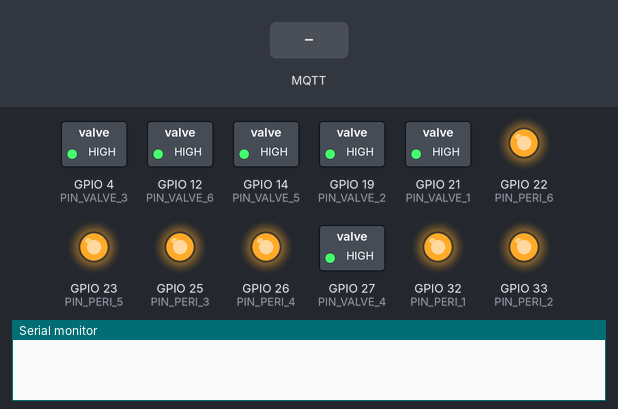
The sketch below on a simulated ESP32. On the bench: switched loads named in the sketch (green lamp = pin HIGH), output pins drawn as LEDs (lit = HIGH), the last lines printed to the serial monitor. Inputs (shaded band) come from the test bench. WiFi joins after 1.5 s; servers stay silent unless stated; no MQTT or app messages arrive unless stated.

Above: at 5.8 s.
5.9 s: MQTT message "D1_PUPUK_ON" arrives on the first subscribed topic
At 7.0 s:
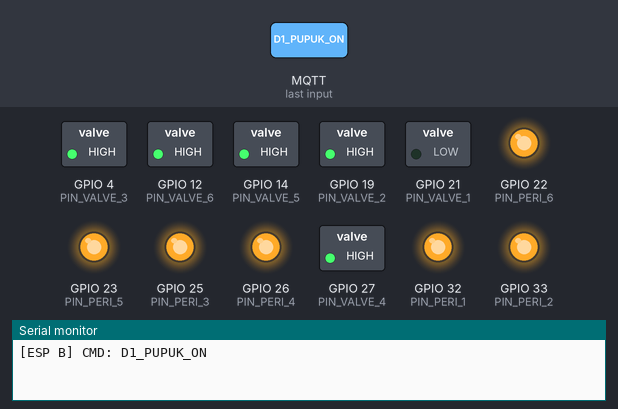
8.9 s: MQTT message "D1_PESTI_ON" arrives on the first subscribed topic
At 9.3 s:
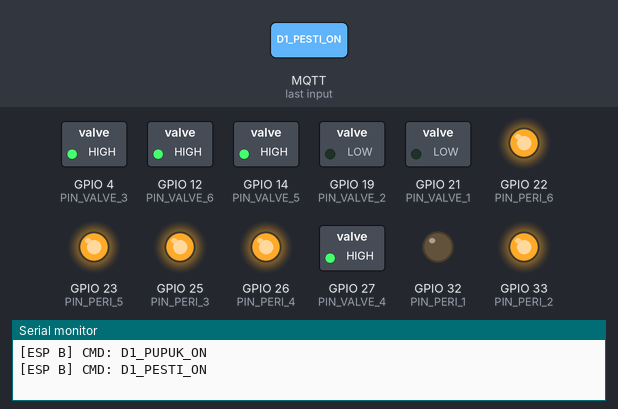
11.9 s: MQTT message "D1_PUPUK_OFF" arrives on the first subscribed topic
At 12.7 s:
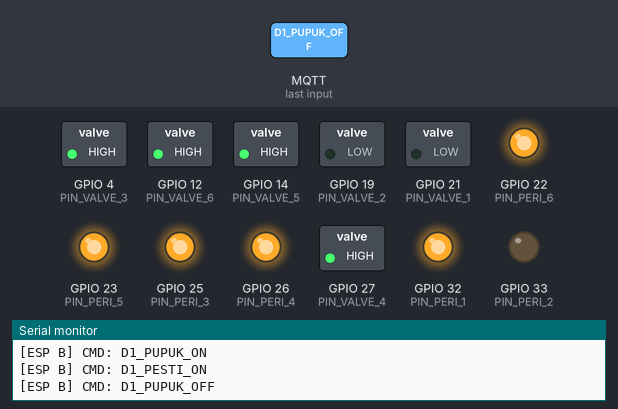
13.4 s: MQTT message "D1_PESTI_OFF" arrives on the first subscribed topic
At 16.8 s:
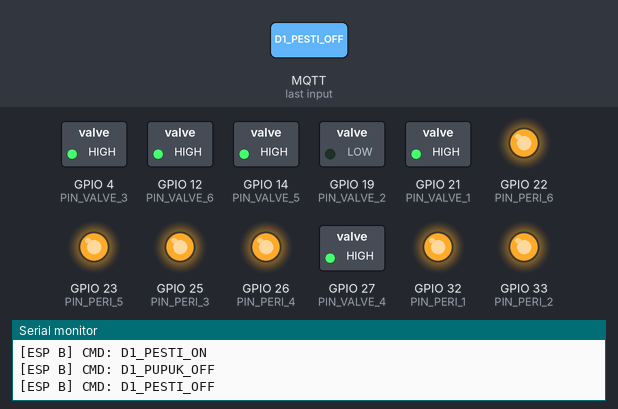
Timing chart, 0 to 21.0 s (numbered marks = the images above; inputs shaded):
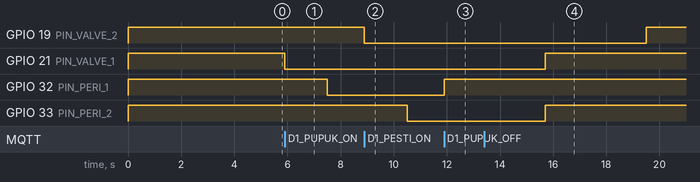

Measured:
- after the input at 5.9 s, GPIO 21 (PIN_VALVE_1): HIGH → LOW at once; GPIO 32 (PIN_PERI_1): HIGH → LOW after 1.6 s
- after the input at 8.9 s, GPIO 19 (PIN_VALVE_2): HIGH → LOW at once; GPIO 33 (PIN_PERI_2): HIGH → LOW after 1.6 s
- after the input at 11.9 s, GPIO 32 (PIN_PERI_1): LOW → HIGH at once
- after the input at 13.4 s, GPIO 19 (PIN_VALVE_2): LOW → HIGH after 6.1 s; GPIO 33 (PIN_PERI_2): LOW → HIGH after 2.3 s

The sketch:

agrimotion-pumps-b.ino
```cpp
#include <WiFi.h>
#include <PubSubClient.h>

const char* ssid = "AGRI-MOTION";
const char* password = "agri1234";
const char* mqtt_server = "103.174.114.65";
const int mqtt_port = 1883;
const char* mqtt_client_id = "agrimotion-esp-b";
const char* mqtt_topic_sub = "agrimotion/device/pumps/cmd";
const char* topic_status   = "agrimotion/device/pumps/status";

WiFiClient espClient;
PubSubClient mqttClient(espClient);
unsigned long lastMqttRetry = 0;

const int PIN_PERI_1 = 32; const int PIN_PERI_2 = 33;
const int PIN_PERI_3 = 25; const int PIN_PERI_4 = 26;
const int PIN_PERI_5 = 23; const int PIN_PERI_6 = 22;
const int PIN_VALVE_1 = 21; const int PIN_VALVE_2 = 19;
const int PIN_VALVE_3 = 4;  const int PIN_VALVE_4 = 27;
const int PIN_VALVE_5 = 14; const int PIN_VALVE_6 = 12;

const int allPins[12] = {PIN_PERI_1, PIN_PERI_2, PIN_PERI_3, PIN_PERI_4, PIN_PERI_5, PIN_PERI_6, PIN_VALVE_1, PIN_VALVE_2, PIN_VALVE_3, PIN_VALVE_4, PIN_VALVE_5, PIN_VALVE_6};

// Variabel Pengaman Watchdog (3 Menit)
const unsigned long MAX_PUMP_TIMEOUT_MS = 180000;
unsigned long pumpStartTime = 0;
bool isAnyPumpRunning = false;

bool isAnyRelayActive() {
  for (int i = 0; i < 12; i++) {
    if (digitalRead(allPins[i]) == LOW) return true;
  }
  return false;
}

void turnOffAll() {
  for (int i = 0; i < 12; i++) digitalWrite(allPins[i], HIGH);
  isAnyPumpRunning = false;
}

void setup() {
  for (int i = 0; i < 12; i++) {
    digitalWrite(allPins[i], HIGH);
    pinMode(allPins[i], OUTPUT_OPEN_DRAIN);
    digitalWrite(allPins[i], HIGH);
    pinMode(allPins[i], OUTPUT);
  }
  Serial.begin(115200);
  WiFi.mode(WIFI_STA);
  WiFi.begin(ssid, password);
  mqttClient.setServer(mqtt_server, mqtt_port);
  mqttClient.setCallback(mqttCallback);
}

// ------------------------------------------
// Fungsi Pupuk / Pestisida (Valve + Peristaltik)
// ------------------------------------------
void startDosing(int pinValve, int pinPeri, String nama) {
  digitalWrite(pinValve, LOW);
  delay(1600);
  digitalWrite(pinPeri, LOW);
}

void stopDosing(int pinValve, int pinPeri, String nama) {
  digitalWrite(pinPeri, HIGH);
  delay(3800);
  digitalWrite(pinValve, HIGH);
}

// ------------------------------------------
// Fungsi Penyiraman Air Saja (Hanya Valve)
// ------------------------------------------
void startWaterOnly(int pinValve, String nama) {
  Serial.println("\n>> [ESP B] MULAI SEKUEN ON: " + nama);
  digitalWrite(pinValve, LOW); // Hanya buka Valve (tanpa menyalakan peristaltik)
  Serial.println("[ESP B] Valve TERBUKA (Hanya Air/Drip)");
  mqttClient.publish(topic_status, ("STATUS: " + nama + " AKTIF").c_str());
}

void stopWaterOnly(int pinValve, String nama) {
  Serial.println("\n>> [ESP B] MULAI SEKUEN OFF: " + nama);
  delay(3800); // Tunggu Pompa Trifoo mati & membuang tekanan (3.8 detik)
  digitalWrite(pinValve, HIGH); // Tutup Valve
  Serial.println("[ESP B] Valve TERTUTUP (Hanya Air/Drip)");
  mqttClient.publish(topic_status, ("STATUS: " + nama + " SELESAI").c_str());
}
// ------------------------------------------

void mqttCallback(char* topic, byte* payload, unsigned int length) {
  String cmd = "";
  for (int i = 0; i < length; i++) { cmd += (char)payload[i]; }
  cmd.trim(); cmd.toUpperCase();
  Serial.println("[ESP B] CMD: " + cmd);

  // -- DEMPLOT 1 --
  if      (cmd == "D1_PUPUK_ON")   startDosing(PIN_VALVE_1, PIN_PERI_1, "Pupuk D1");
  else if (cmd == "D1_PUPUK_OFF")  stopDosing(PIN_VALVE_1, PIN_PERI_1, "Pupuk D1");
  else if (cmd == "D1_PESTI_ON")   startDosing(PIN_VALVE_2, PIN_PERI_2, "Pestisida D1");
  else if (cmd == "D1_PESTI_OFF")  stopDosing(PIN_VALVE_2, PIN_PERI_2, "Pestisida D1");
  // Air D1 (Pakai Valve Pupuk D1: PIN_VALVE_1)
  else if (cmd == "D1_AIR_ON")     startWaterOnly(PIN_VALVE_1, "Siram Air D1");
  else if (cmd == "D1_AIR_OFF")    stopWaterOnly(PIN_VALVE_1, "Siram Air D1");

  // -- DEMPLOT 2 --
  else if (cmd == "D2_PUPUK_ON")   startDosing(PIN_VALVE_3, PIN_PERI_3, "Pupuk D2");
  else if (cmd == "D2_PUPUK_OFF")  stopDosing(PIN_VALVE_3, PIN_PERI_3, "Pupuk D2");
  else if (cmd == "D2_PESTI_ON")   startDosing(PIN_VALVE_4, PIN_PERI_4, "Pestisida D2");
  else if (cmd == "D2_PESTI_OFF")  stopDosing(PIN_VALVE_4, PIN_PERI_4, "Pestisida D2");
  // Air D2 (Pakai Valve Pupuk D2: PIN_VALVE_3)
  else if (cmd == "D2_AIR_ON")     startWaterOnly(PIN_VALVE_3, "Siram Air D2");
  else if (cmd == "D2_AIR_OFF")    stopWaterOnly(PIN_VALVE_3, "Siram Air D2");

  // -- DEMPLOT 3 --
  else if (cmd == "D3_PUPUK_ON")   startDosing(PIN_VALVE_5, PIN_PERI_5, "Pupuk D3");
  else if (cmd == "D3_PUPUK_OFF")  stopDosing(PIN_VALVE_5, PIN_PERI_5, "Pupuk D3");
  else if (cmd == "D3_PESTI_ON")   startDosing(PIN_VALVE_6, PIN_PERI_6, "Pestisida D3");
  else if (cmd == "D3_PESTI_OFF")  stopDosing(PIN_VALVE_6, PIN_PERI_6, "Pestisida D3");
  // Air D3 (Pakai Valve Pupuk D3: PIN_VALVE_5)
  else if (cmd == "D3_AIR_ON")     startWaterOnly(PIN_VALVE_5, "Siram Air D3");
  else if (cmd == "D3_AIR_OFF")    stopWaterOnly(PIN_VALVE_5, "Siram Air D3");

  // -- EMERGENCY --
  else if (cmd == "ALL_OFF") {
    turnOffAll();
  }

  // Update Status Software Watchdog
  if (cmd.endsWith("_ON")) {
    pumpStartTime = millis();
    isAnyPumpRunning = true;
  } else if (cmd.endsWith("_OFF")) {
    if (!isAnyRelayActive()) {
      isAnyPumpRunning = false;
    }
  }
}

void loop() {
  if (WiFi.status() == WL_CONNECTED) {
    if (!mqttClient.connected()) {
      if (millis() - lastMqttRetry >= 5000) {
        lastMqttRetry = millis();
        if (mqttClient.connect(mqtt_client_id)) {
          mqttClient.subscribe(mqtt_topic_sub);
        }
      }
    } else { mqttClient.loop(); }
  }

  // --- EMERGENCY HARD-TIMEOUT (SOFTWARE WATCHDOG) ---
  if (isAnyPumpRunning && (millis() - pumpStartTime >= MAX_PUMP_TIMEOUT_MS)) {
    Serial.println("\n[SAFETY EWS] ⚠️ HARD TIMEOUT (3 Menit) Tercapai! Mematikan seluruh pompa/valve otomatis...");
    turnOffAll();
    if (mqttClient.connected()) {
      mqttClient.publish(topic_status, "ALERT: [SAFETY EWS] HARD TIMEOUT (3 Menit) Tercapai! Seluruh valve & dosing dimatikan.");
    }
  }
}
```
